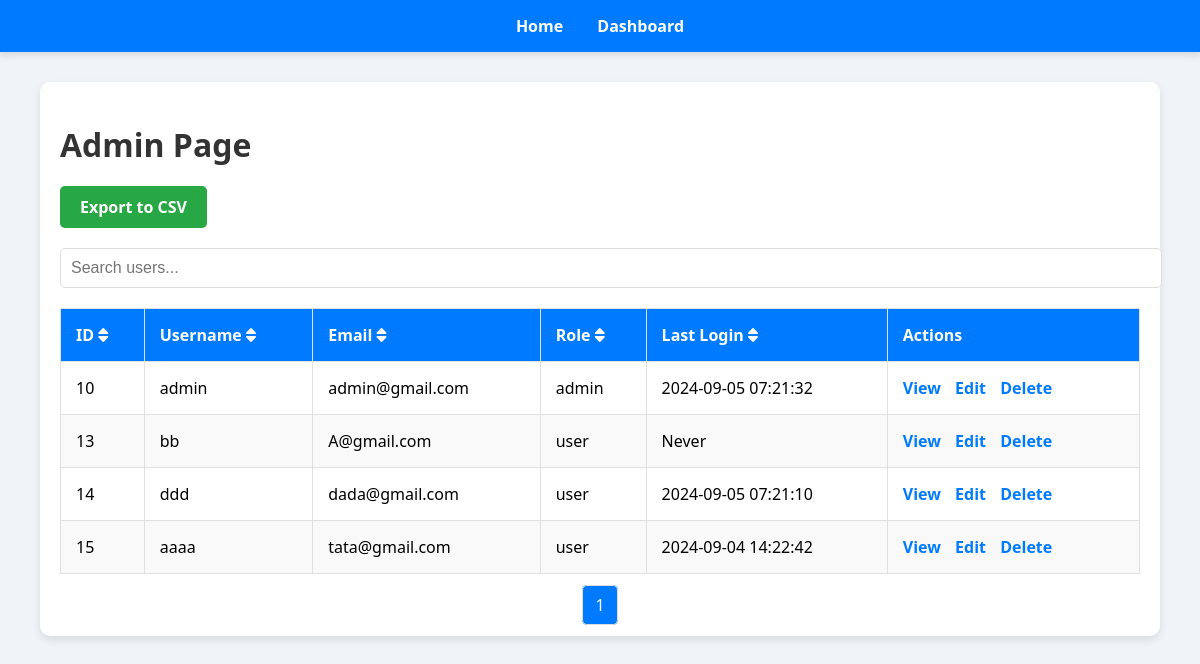
The app's page /admin.php, older data.
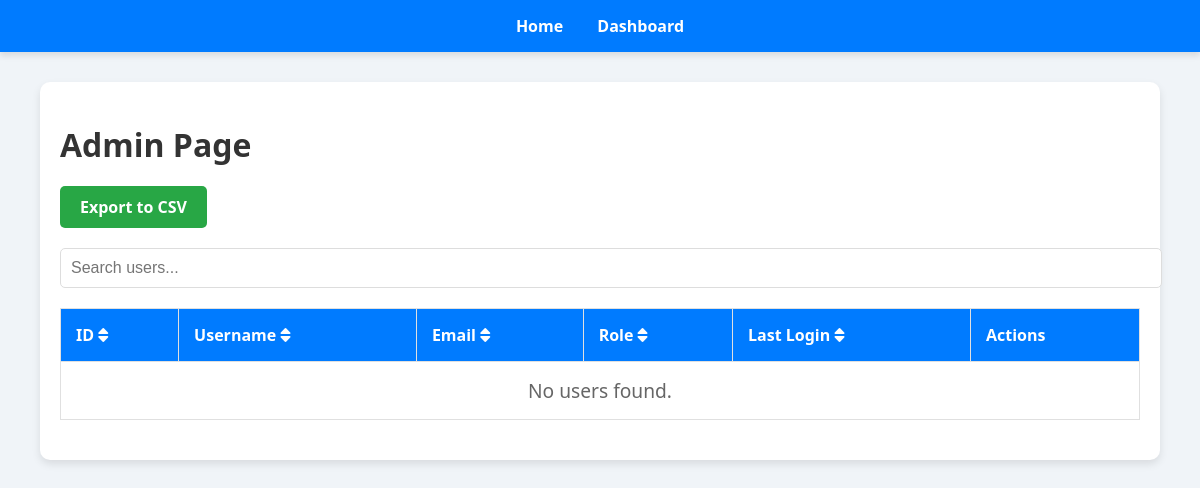
The same page, newer data.
### tables this page shows
CREATE TABLE `users` (
  `id` int NOT NULL,
  `username` varchar(50) NOT NULL,
  `password` varchar(255) NOT NULL,
  `email` varchar(100) NOT NULL,
  `role` enum('user','admin') NOT NULL DEFAULT 'user',
  `last_login` timestamp NULL DEFAULT NULL
);

### admin.php (the view, shortened to what this page needs)
<?php
require_once('includes/db.php');
$limit = 10;
$page = isset($_GET['page']) ? intval($_GET['page']) : 1;
$offset = ($page - 1) * $limit;
$query = "SELECT id, username, email, role, last_login FROM users LIMIT ? OFFSET ?";
$stmt = $conn->prepare($query);
$stmt->bind_param('ii', $limit, $offset);
$stmt->execute();
$result = $stmt->get_result();
$totalQuery = "SELECT COUNT(*) AS total FROM users";
$totalResult = $conn->query($totalQuery);
$totalUsers = $totalResult->fetch_assoc()['total'];
$totalPages = ceil($totalUsers / $limit);
?>
<!DOCTYPE html>
<html lang="en">
<head>
    <link rel="stylesheet" href="https://cdnjs.cloudflare.com/ajax/libs/font-awesome/6.0.0-beta3/css/all.min.css">
</head>
<body>
    <div class="navbar">
        <a href="admin.php">Home</a>
        <a href="dashboard.php">Dashboard</a>
    </div>
    <div class="container">
        <h1>Admin Page</h1>
        <a href="export_users.php" class="export-btn">Export to CSV</a>
        <div class="search-bar">
            <input type="text" id="searchInput" placeholder="Search users...">
        </div>
        <table id="userTable">
            <thead>
                <tr>
                    <th data-sort="id">ID <i class="fas fa-sort"></i></th>
                    <th data-sort="username">Username <i class="fas fa-sort"></i></th>
                    <th data-sort="email">Email <i class="fas fa-sort"></i></th>
                    <th data-sort="role">Role <i class="fas fa-sort"></i></th>
                    <th data-sort="last_login">Last Login <i class="fas fa-sort"></i></th>
                    <th>Actions</th>
                </tr>
            </thead>
            <tbody>
                <?php
                if ($result->num_rows > 0) {
                    while ($row = $result->fetch_assoc()) {
                        $lastLogin = !empty($row['last_login']) ? date('Y-m-d H:i:s', strtotime($row['last_login'])) : 'Never';
                        echo "<tr data-id='{$row['id']}'>";
                        echo "<td>{$row['id']}</td>";
                        echo "<td>{$row['username']}</td>";
                        echo "<td>{$row['email']}</td>";
                        echo "<td>{$row['role']}</td>";
                        echo "<td>{$lastLogin}</td>";
                        echo "<td>
                                <a href='view_user.php?id={$row['id']}'>View</a>
                                <a href='#' class='edit-btn' data-id='{$row['id']}'>Edit</a>
                                <a href='#' class='delete-btn' data-id='{$row['id']}'>Delete</a>
                              </td>";
                        echo "</tr>";
                    }
                } else {
                    echo "<tr><td colspan='6' class='no-users'>No users found.</td></tr>";
                }
                ?>
            </tbody>
        </table>
        <div class="pagination">
            <?php for ($i = 1; $i <= $totalPages; $i++): ?>
                <a href="admin.php?page=<?php echo $i; ?>" class="<?php echo ($i === $page) ? 'current' : ''; ?>"><?php echo $i; ?></a>
            <?php endfor; ?>
        </div>
    </div>
</body>
</html>

### admin.php (style rules this page uses)
body { font-family: 'Segoe UI', Tahoma, Geneva, Verdana, sans-serif; background-color: #f0f4f8; margin: 0; padding: 0; }
.navbar { background-color: #007BFF; color: #fff; padding: 15px; text-align: center; box-shadow: 0 4px 6px rgba(0, 0, 0, 0.1); }
.navbar a { color: #fff; text-decoration: none; margin: 0 15px; font-weight: bold; }
.container { width: 90%; max-width: 1200px; margin: 30px auto; padding: 20px; background-color: #ffffff; border-radius: 10px; box-shadow: 0 4px 8px rgba(0, 0, 0, 0.1); }
h1 { font-size: 2rem; color: #333; margin-bottom: 20px; }
.search-bar { margin-bottom: 20px; }
.search-bar input[type="text"] { width: 100%; padding: 10px; border-radius: 5px; border: 1px solid #ddd; font-size: 16px; }
.export-btn { background-color: #28a745; color: #fff; text-decoration: none; padding: 10px 20px; border-radius: 5px; font-weight: bold; display: inline-block; margin-bottom: 20px; }
table { width: 100%; border-collapse: collapse; position: relative; }
th, td { padding: 15px; border: 1px solid #e0e0e0; text-align: left; transition: background-color 0.3s ease; }
th { background-color: #007BFF; color: #ffffff; font-weight: bold; cursor: pointer; }
.no-users { text-align: center; font-size: 1.2rem; color: #666; }
tr:nth-child(even) { background-color: #f9f9f9; }
td a { color: #007BFF; text-decoration: none; font-weight: bold; margin-right: 10px; transition: color 0.3s ease; }
.pagination { text-align: center; margin-top: 20px; }
.pagination a { color: #007BFF; text-decoration: none; padding: 8px 12px; border: 1px solid #ddd; margin: 0 5px; border-radius: 5px; }
.pagination a.current { background-color: #007BFF; color: #fff; }

Row changes from the older to the newer data that the page shows:
removed users: id "10", username "admin", email "admin@gmail.com", role "admin", last_login "2024-09-05 07:21:32"
removed users: id "13", username "bb", email "A@gmail.com", role "user", last_login "Never"
removed users: id "14", username "ddd", email "dada@gmail.com", role "user", last_login "2024-09-05 07:21:10"
removed users: id "15", username "aaaa", email "tata@gmail.com", role "user", last_login "2024-09-04 14:22:42"
Text that changed along with them:
text now shown: "No users found."
list line gone: "1"
